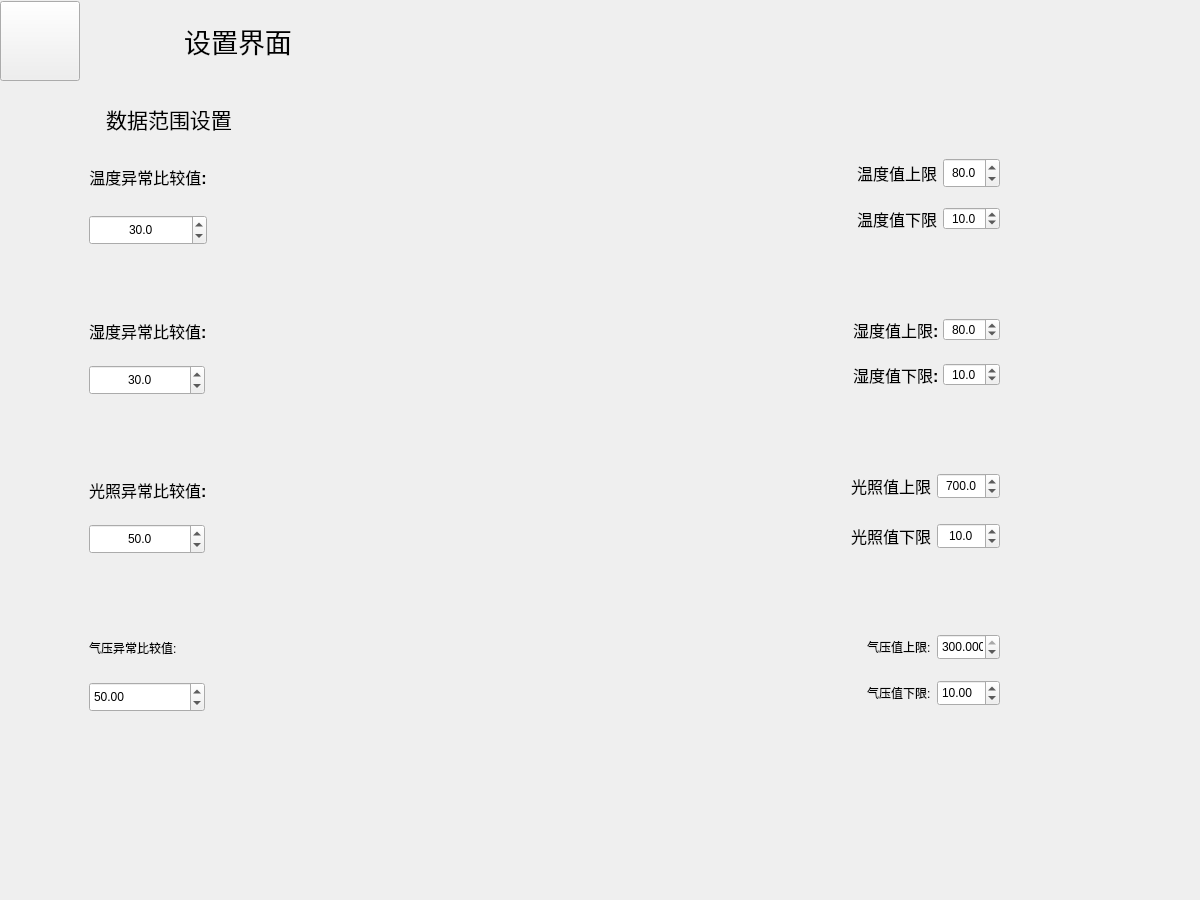
<?xml version="1.0" encoding="UTF-8"?>
<ui version="4.0">
 <class>set</class>
 <widget class="QWidget" name="set">
  <property name="geometry">
   <rect>
    <x>0</x>
    <y>0</y>
    <width>1200</width>
    <height>900</height>
   </rect>
  </property>
  <property name="minimumSize">
   <size>
    <width>1200</width>
    <height>900</height>
   </size>
  </property>
  <property name="maximumSize">
   <size>
    <width>1200</width>
    <height>900</height>
   </size>
  </property>
  <property name="windowTitle">
   <string>Form</string>
  </property>
  <widget class="QWidget" name="layoutWidget">
   <property name="geometry">
    <rect>
     <x>0</x>
     <y>0</y>
     <width>501</width>
     <height>82</height>
    </rect>
   </property>
   <layout class="QHBoxLayout" name="horizontalLayout_11">
    <item>
     <widget class="QPushButton" name="pushButton">
      <property name="minimumSize">
       <size>
        <width>80</width>
        <height>80</height>
       </size>
      </property>
      <property name="maximumSize">
       <size>
        <width>80</width>
        <height>80</height>
       </size>
      </property>
      <property name="styleSheet">
       <string notr="true">border-image: url(:/pic/Return.png);</string>
      </property>
      <property name="text">
       <string/>
      </property>
     </widget>
    </item>
    <item>
     <layout class="QHBoxLayout" name="horizontalLayout_10">
      <item>
       <spacer name="horizontalSpacer_14">
        <property name="orientation">
         <enum>Qt::Horizontal</enum>
        </property>
        <property name="sizeHint" stdset="0">
         <size>
          <width>40</width>
          <height>20</height>
         </size>
        </property>
       </spacer>
      </item>
      <item>
       <widget class="QLabel" name="label_10">
        <property name="text">
         <string>&lt;html&gt;&lt;head/&gt;&lt;body&gt;&lt;p align=&quot;center&quot;&gt;&lt;span style=&quot; font-size:20pt;&quot;&gt;设置界面&lt;/span&gt;&lt;/p&gt;&lt;/body&gt;&lt;/html&gt;</string>
        </property>
        <property name="alignment">
         <set>Qt::AlignCenter</set>
        </property>
       </widget>
      </item>
      <item>
       <spacer name="horizontalSpacer_12">
        <property name="orientation">
         <enum>Qt::Horizontal</enum>
        </property>
        <property name="sizeHint" stdset="0">
         <size>
          <width>40</width>
          <height>20</height>
         </size>
        </property>
       </spacer>
      </item>
      <item>
       <spacer name="horizontalSpacer_13">
        <property name="orientation">
         <enum>Qt::Horizontal</enum>
        </property>
        <property name="sizeHint" stdset="0">
         <size>
          <width>40</width>
          <height>20</height>
         </size>
        </property>
       </spacer>
      </item>
      <item>
       <widget class="QLabel" name="label_time">
        <property name="text">
         <string/>
        </property>
        <property name="alignment">
         <set>Qt::AlignCenter</set>
        </property>
       </widget>
      </item>
     </layout>
    </item>
   </layout>
  </widget>
  <widget class="QWidget" name="widget" native="true">
   <property name="geometry">
    <rect>
     <x>80</x>
     <y>90</y>
     <width>1200</width>
     <height>900</height>
    </rect>
   </property>
   <property name="minimumSize">
    <size>
     <width>1200</width>
     <height>900</height>
    </size>
   </property>
   <property name="maximumSize">
    <size>
     <width>1200</width>
     <height>900</height>
    </size>
   </property>
   <widget class="QLabel" name="label_15">
    <property name="geometry">
     <rect>
      <x>9</x>
      <y>616</y>
      <width>16</width>
      <height>17</height>
     </rect>
    </property>
    <property name="text">
     <string/>
    </property>
   </widget>
   <widget class="QLabel" name="label_19">
    <property name="geometry">
     <rect>
      <x>9</x>
      <y>757</y>
      <width>16</width>
      <height>17</height>
     </rect>
    </property>
    <property name="text">
     <string/>
    </property>
   </widget>
   <widget class="QWidget" name="">
    <property name="geometry">
     <rect>
      <x>9</x>
      <y>9</y>
      <width>911</width>
      <height>621</height>
     </rect>
    </property>
    <layout class="QVBoxLayout" name="verticalLayout_26">
     <item>
      <widget class="QLabel" name="label_11">
       <property name="minimumSize">
        <size>
         <width>160</width>
         <height>40</height>
        </size>
       </property>
       <property name="maximumSize">
        <size>
         <width>160</width>
         <height>40</height>
        </size>
       </property>
       <property name="text">
        <string>&lt;html&gt;&lt;head/&gt;&lt;body&gt;&lt;p align=&quot;center&quot;&gt;&lt;span style=&quot; font-size:16pt;&quot;&gt;数据范围设置&lt;/span&gt;&lt;/p&gt;&lt;/body&gt;&lt;/html&gt;</string>
       </property>
       <property name="alignment">
        <set>Qt::AlignCenter</set>
       </property>
      </widget>
     </item>
     <item>
      <layout class="QVBoxLayout" name="verticalLayout_25">
       <item>
        <layout class="QHBoxLayout" name="horizontalLayout_3">
         <item>
          <layout class="QVBoxLayout" name="verticalLayout_4">
           <item>
            <widget class="QLabel" name="label_12">
             <property name="maximumSize">
              <size>
               <width>160</width>
               <height>80</height>
              </size>
             </property>
             <property name="text">
              <string>&lt;html&gt;&lt;head/&gt;&lt;body&gt;&lt;p align=&quot;center&quot;&gt;&lt;span style=&quot; font-size:12pt;&quot;&gt;温度异常比较值&lt;/span&gt;&lt;span style=&quot; font-size:12pt; font-weight:600;&quot;&gt;:&lt;/span&gt;&lt;/p&gt;&lt;/body&gt;&lt;/html&gt;</string>
             </property>
             <property name="alignment">
              <set>Qt::AlignCenter</set>
             </property>
            </widget>
           </item>
           <item>
            <widget class="QDoubleSpinBox" name="doubleSpinBox_tempCompare">
             <property name="maximumSize">
              <size>
               <width>160</width>
               <height>30</height>
              </size>
             </property>
             <property name="alignment">
              <set>Qt::AlignCenter</set>
             </property>
             <property name="prefix">
              <string/>
             </property>
             <property name="decimals">
              <number>1</number>
             </property>
             <property name="value">
              <double>30.000000000000000</double>
             </property>
            </widget>
           </item>
          </layout>
         </item>
         <item>
          <spacer name="horizontalSpacer_15">
           <property name="orientation">
            <enum>Qt::Horizontal</enum>
           </property>
           <property name="sizeHint" stdset="0">
            <size>
             <width>18</width>
             <height>20</height>
            </size>
           </property>
          </spacer>
         </item>
         <item>
          <widget class="QLabel" name="label_3">
           <property name="minimumSize">
            <size>
             <width>100</width>
             <height>100</height>
            </size>
           </property>
           <property name="maximumSize">
            <size>
             <width>100</width>
             <height>100</height>
            </size>
           </property>
           <property name="styleSheet">
            <string notr="true">border-image: url(:/pic/SetTemp.png);</string>
           </property>
           <property name="text">
            <string/>
           </property>
           <property name="alignment">
            <set>Qt::AlignCenter</set>
           </property>
          </widget>
         </item>
         <item>
          <layout class="QVBoxLayout" name="verticalLayout">
           <item>
            <layout class="QHBoxLayout" name="horizontalLayout">
             <item>
              <widget class="QLabel" name="label">
               <property name="maximumSize">
                <size>
                 <width>80</width>
                 <height>40</height>
                </size>
               </property>
               <property name="text">
                <string>&lt;html&gt;&lt;head/&gt;&lt;body&gt;&lt;p align=&quot;center&quot;&gt;&lt;span style=&quot; font-size:12pt;&quot;&gt;温度值上限&lt;/span&gt;&lt;span style=&quot; font-size:12pt; font-weight:600;&quot;&gt;:&lt;/span&gt;&lt;/p&gt;&lt;/body&gt;&lt;/html&gt;</string>
               </property>
               <property name="alignment">
                <set>Qt::AlignCenter</set>
               </property>
              </widget>
             </item>
             <item>
              <widget class="QDoubleSpinBox" name="doubleSpinBox_tempMax">
               <property name="maximumSize">
                <size>
                 <width>100</width>
                 <height>30</height>
                </size>
               </property>
               <property name="alignment">
                <set>Qt::AlignCenter</set>
               </property>
               <property name="prefix">
                <string/>
               </property>
               <property name="decimals">
                <number>1</number>
               </property>
               <property name="value">
                <double>80.000000000000000</double>
               </property>
              </widget>
             </item>
            </layout>
           </item>
           <item>
            <layout class="QHBoxLayout" name="horizontalLayout_2">
             <item>
              <widget class="QLabel" name="label_2">
               <property name="maximumSize">
                <size>
                 <width>80</width>
                 <height>40</height>
                </size>
               </property>
               <property name="text">
                <string>&lt;html&gt;&lt;head/&gt;&lt;body&gt;&lt;p align=&quot;center&quot;&gt;&lt;span style=&quot; font-size:12pt;&quot;&gt;温度值下限&lt;/span&gt;&lt;span style=&quot; font-size:12pt; font-weight:600;&quot;&gt;:&lt;/span&gt;&lt;/p&gt;&lt;/body&gt;&lt;/html&gt;</string>
               </property>
               <property name="alignment">
                <set>Qt::AlignCenter</set>
               </property>
              </widget>
             </item>
             <item>
              <widget class="QDoubleSpinBox" name="doubleSpinBox_tempMin">
               <property name="alignment">
                <set>Qt::AlignCenter</set>
               </property>
               <property name="prefix">
                <string/>
               </property>
               <property name="decimals">
                <number>1</number>
               </property>
               <property name="value">
                <double>10.000000000000000</double>
               </property>
              </widget>
             </item>
            </layout>
           </item>
          </layout>
         </item>
        </layout>
       </item>
       <item>
        <spacer name="verticalSpacer_2">
         <property name="orientation">
          <enum>Qt::Vertical</enum>
         </property>
         <property name="sizeHint" stdset="0">
          <size>
           <width>20</width>
           <height>40</height>
          </size>
         </property>
        </spacer>
       </item>
       <item>
        <layout class="QHBoxLayout" name="horizontalLayout_4">
         <item>
          <layout class="QVBoxLayout" name="verticalLayout_6">
           <item>
            <widget class="QLabel" name="label_13">
             <property name="minimumSize">
              <size>
               <width>116</width>
               <height>40</height>
              </size>
             </property>
             <property name="maximumSize">
              <size>
               <width>116</width>
               <height>40</height>
              </size>
             </property>
             <property name="text">
              <string>&lt;html&gt;&lt;head/&gt;&lt;body&gt;&lt;p align=&quot;center&quot;&gt;&lt;span style=&quot; font-size:12pt;&quot;&gt;湿度异常比较值&lt;/span&gt;&lt;span style=&quot; font-size:12pt; font-weight:600;&quot;&gt;:&lt;/span&gt;&lt;/p&gt;&lt;/body&gt;&lt;/html&gt;</string>
             </property>
             <property name="alignment">
              <set>Qt::AlignCenter</set>
             </property>
            </widget>
           </item>
           <item>
            <widget class="QDoubleSpinBox" name="doubleSpinBox_humiCompare">
             <property name="maximumSize">
              <size>
               <width>160</width>
               <height>30</height>
              </size>
             </property>
             <property name="alignment">
              <set>Qt::AlignCenter</set>
             </property>
             <property name="prefix">
              <string/>
             </property>
             <property name="decimals">
              <number>1</number>
             </property>
             <property name="value">
              <double>30.000000000000000</double>
             </property>
            </widget>
           </item>
          </layout>
         </item>
         <item>
          <spacer name="horizontalSpacer_16">
           <property name="orientation">
            <enum>Qt::Horizontal</enum>
           </property>
           <property name="sizeHint" stdset="0">
            <size>
             <width>17</width>
             <height>20</height>
            </size>
           </property>
          </spacer>
         </item>
         <item>
          <widget class="QLabel" name="label_4">
           <property name="minimumSize">
            <size>
             <width>100</width>
             <height>100</height>
            </size>
           </property>
           <property name="maximumSize">
            <size>
             <width>100</width>
             <height>100</height>
            </size>
           </property>
           <property name="styleSheet">
            <string notr="true">border-image: url(:/pic/SetHumi.png);</string>
           </property>
           <property name="text">
            <string/>
           </property>
           <property name="alignment">
            <set>Qt::AlignCenter</set>
           </property>
          </widget>
         </item>
         <item>
          <layout class="QVBoxLayout" name="verticalLayout_2">
           <item>
            <layout class="QHBoxLayout" name="horizontalLayout_5">
             <item>
              <widget class="QLabel" name="label_5">
               <property name="maximumSize">
                <size>
                 <width>84</width>
                 <height>40</height>
                </size>
               </property>
               <property name="text">
                <string>&lt;html&gt;&lt;head/&gt;&lt;body&gt;&lt;p align=&quot;center&quot;&gt;&lt;span style=&quot; font-size:12pt;&quot;&gt;湿度值上限&lt;/span&gt;&lt;span style=&quot; font-size:12pt; font-weight:600;&quot;&gt;:&lt;/span&gt;&lt;/p&gt;&lt;/body&gt;&lt;/html&gt;</string>
               </property>
               <property name="alignment">
                <set>Qt::AlignCenter</set>
               </property>
              </widget>
             </item>
             <item>
              <widget class="QDoubleSpinBox" name="doubleSpinBox_humiMax">
               <property name="alignment">
                <set>Qt::AlignCenter</set>
               </property>
               <property name="prefix">
                <string/>
               </property>
               <property name="decimals">
                <number>1</number>
               </property>
               <property name="value">
                <double>80.000000000000000</double>
               </property>
              </widget>
             </item>
            </layout>
           </item>
           <item>
            <layout class="QHBoxLayout" name="horizontalLayout_6">
             <item>
              <widget class="QLabel" name="label_6">
               <property name="maximumSize">
                <size>
                 <width>84</width>
                 <height>40</height>
                </size>
               </property>
               <property name="text">
                <string>&lt;html&gt;&lt;head/&gt;&lt;body&gt;&lt;p align=&quot;center&quot;&gt;&lt;span style=&quot; font-size:12pt;&quot;&gt;湿度值下限&lt;/span&gt;&lt;span style=&quot; font-size:12pt; font-weight:600;&quot;&gt;:&lt;/span&gt;&lt;/p&gt;&lt;/body&gt;&lt;/html&gt;</string>
               </property>
               <property name="alignment">
                <set>Qt::AlignCenter</set>
               </property>
              </widget>
             </item>
             <item>
              <widget class="QDoubleSpinBox" name="doubleSpinBox_humiMin">
               <property name="alignment">
                <set>Qt::AlignCenter</set>
               </property>
               <property name="prefix">
                <string/>
               </property>
               <property name="decimals">
                <number>1</number>
               </property>
               <property name="value">
                <double>10.000000000000000</double>
               </property>
              </widget>
             </item>
            </layout>
           </item>
          </layout>
         </item>
        </layout>
       </item>
       <item>
        <spacer name="verticalSpacer">
         <property name="orientation">
          <enum>Qt::Vertical</enum>
         </property>
         <property name="sizeHint" stdset="0">
          <size>
           <width>20</width>
           <height>40</height>
          </size>
         </property>
        </spacer>
       </item>
       <item>
        <layout class="QHBoxLayout" name="horizontalLayout_7">
         <item>
          <layout class="QVBoxLayout" name="verticalLayout_7">
           <item>
            <widget class="QLabel" name="label_14">
             <property name="maximumSize">
              <size>
               <width>116</width>
               <height>40</height>
              </size>
             </property>
             <property name="text">
              <string>&lt;html&gt;&lt;head/&gt;&lt;body&gt;&lt;p align=&quot;center&quot;&gt;&lt;span style=&quot; font-size:12pt;&quot;&gt;光照异常比较值&lt;/span&gt;&lt;span style=&quot; font-size:12pt; font-weight:600;&quot;&gt;:&lt;/span&gt;&lt;/p&gt;&lt;/body&gt;&lt;/html&gt;</string>
             </property>
             <property name="alignment">
              <set>Qt::AlignCenter</set>
             </property>
            </widget>
           </item>
           <item>
            <widget class="QDoubleSpinBox" name="doubleSpinBox_lightCompare">
             <property name="minimumSize">
              <size>
               <width>116</width>
               <height>30</height>
              </size>
             </property>
             <property name="maximumSize">
              <size>
               <width>116</width>
               <height>30</height>
              </size>
             </property>
             <property name="alignment">
              <set>Qt::AlignCenter</set>
             </property>
             <property name="prefix">
              <string/>
             </property>
             <property name="decimals">
              <number>1</number>
             </property>
             <property name="maximum">
              <double>1000.000000000000000</double>
             </property>
             <property name="value">
              <double>50.000000000000000</double>
             </property>
            </widget>
           </item>
          </layout>
         </item>
         <item>
          <spacer name="horizontalSpacer">
           <property name="orientation">
            <enum>Qt::Horizontal</enum>
           </property>
           <property name="sizeHint" stdset="0">
            <size>
             <width>40</width>
             <height>20</height>
            </size>
           </property>
          </spacer>
         </item>
         <item>
          <widget class="QLabel" name="label_7">
           <property name="minimumSize">
            <size>
             <width>100</width>
             <height>100</height>
            </size>
           </property>
           <property name="maximumSize">
            <size>
             <width>100</width>
             <height>100</height>
            </size>
           </property>
           <property name="styleSheet">
            <string notr="true">border-image: url(:/pic/SetLight.png);</string>
           </property>
           <property name="text">
            <string/>
           </property>
           <property name="alignment">
            <set>Qt::AlignCenter</set>
           </property>
          </widget>
         </item>
         <item>
          <layout class="QVBoxLayout" name="verticalLayout_3">
           <item>
            <layout class="QHBoxLayout" name="horizontalLayout_8">
             <item>
              <widget class="QLabel" name="label_8">
               <property name="minimumSize">
                <size>
                 <width>80</width>
                 <height>40</height>
                </size>
               </property>
               <property name="maximumSize">
                <size>
                 <width>80</width>
                 <height>40</height>
                </size>
               </property>
               <property name="text">
                <string>&lt;html&gt;&lt;head/&gt;&lt;body&gt;&lt;p align=&quot;center&quot;&gt;&lt;span style=&quot; font-size:12pt;&quot;&gt;光照值上限&lt;/span&gt;&lt;span style=&quot; font-size:12pt; font-weight:600;&quot;&gt;:&lt;/span&gt;&lt;/p&gt;&lt;/body&gt;&lt;/html&gt;</string>
               </property>
               <property name="alignment">
                <set>Qt::AlignCenter</set>
               </property>
              </widget>
             </item>
             <item>
              <widget class="QDoubleSpinBox" name="doubleSpinBox_lightMax">
               <property name="minimumSize">
                <size>
                 <width>63</width>
                 <height>26</height>
                </size>
               </property>
               <property name="maximumSize">
                <size>
                 <width>63</width>
                 <height>26</height>
                </size>
               </property>
               <property name="alignment">
                <set>Qt::AlignCenter</set>
               </property>
               <property name="prefix">
                <string/>
               </property>
               <property name="decimals">
                <number>1</number>
               </property>
               <property name="maximum">
                <double>1000.000000000000000</double>
               </property>
               <property name="value">
                <double>700.000000000000000</double>
               </property>
              </widget>
             </item>
            </layout>
           </item>
           <item>
            <layout class="QHBoxLayout" name="horizontalLayout_9">
             <item>
              <widget class="QLabel" name="label_9">
               <property name="sizePolicy">
                <sizepolicy hsizetype="Preferred" vsizetype="Preferred">
                 <horstretch>0</horstretch>
                 <verstretch>0</verstretch>
                </sizepolicy>
               </property>
               <property name="minimumSize">
                <size>
                 <width>80</width>
                 <height>40</height>
                </size>
               </property>
               <property name="maximumSize">
                <size>
                 <width>80</width>
                 <height>40</height>
                </size>
               </property>
               <property name="text">
                <string>&lt;html&gt;&lt;head/&gt;&lt;body&gt;&lt;p align=&quot;center&quot;&gt;&lt;span style=&quot; font-size:12pt;&quot;&gt;光照值下限&lt;/span&gt;&lt;span style=&quot; font-size:12pt; font-weight:600;&quot;&gt;:&lt;/span&gt;&lt;/p&gt;&lt;/body&gt;&lt;/html&gt;</string>
               </property>
               <property name="alignment">
                <set>Qt::AlignCenter</set>
               </property>
              </widget>
             </item>
             <item>
              <widget class="QDoubleSpinBox" name="doubleSpinBox_lightMin">
               <property name="minimumSize">
                <size>
                 <width>63</width>
                 <height>26</height>
                </size>
               </property>
               <property name="maximumSize">
                <size>
                 <width>63</width>
                 <height>26</height>
                </size>
               </property>
               <property name="alignment">
                <set>Qt::AlignCenter</set>
               </property>
               <property name="prefix">
                <string/>
               </property>
               <property name="decimals">
                <number>1</number>
               </property>
               <property name="maximum">
                <double>1000.000000000000000</double>
               </property>
               <property name="value">
                <double>10.000000000000000</double>
               </property>
              </widget>
             </item>
            </layout>
           </item>
          </layout>
         </item>
        </layout>
       </item>
       <item>
        <spacer name="verticalSpacer_3">
         <property name="orientation">
          <enum>Qt::Vertical</enum>
         </property>
         <property name="sizeHint" stdset="0">
          <size>
           <width>20</width>
           <height>40</height>
          </size>
         </property>
        </spacer>
       </item>
       <item>
        <layout class="QHBoxLayout" name="horizontalLayout_39">
         <item>
          <layout class="QVBoxLayout" name="verticalLayout_5">
           <item>
            <widget class="QLabel" name="label_17">
             <property name="minimumSize">
              <size>
               <width>0</width>
               <height>0</height>
              </size>
             </property>
             <property name="maximumSize">
              <size>
               <width>116</width>
               <height>40</height>
              </size>
             </property>
             <property name="text">
              <string>气压异常比较值:</string>
             </property>
            </widget>
           </item>
           <item>
            <widget class="QDoubleSpinBox" name="doubleSpinBox_powderCompare">
             <property name="minimumSize">
              <size>
               <width>116</width>
               <height>24</height>
              </size>
             </property>
             <property name="maximumSize">
              <size>
               <width>116</width>
               <height>30</height>
              </size>
             </property>
             <property name="value">
              <double>50.000000000000000</double>
             </property>
            </widget>
           </item>
          </layout>
         </item>
         <item>
          <spacer name="horizontalSpacer_2">
           <property name="orientation">
            <enum>Qt::Horizontal</enum>
           </property>
           <property name="sizeHint" stdset="0">
            <size>
             <width>13</width>
             <height>17</height>
            </size>
           </property>
          </spacer>
         </item>
         <item>
          <widget class="QLabel" name="label_22">
           <property name="minimumSize">
            <size>
             <width>100</width>
             <height>100</height>
            </size>
           </property>
           <property name="maximumSize">
            <size>
             <width>100</width>
             <height>100</height>
            </size>
           </property>
           <property name="styleSheet">
            <string notr="true">background-image: url(:/pic/SetPowder.png);</string>
           </property>
           <property name="text">
            <string/>
           </property>
          </widget>
         </item>
         <item>
          <layout class="QVBoxLayout" name="verticalLayout_9">
           <item>
            <layout class="QHBoxLayout" name="horizontalLayout_12">
             <item>
              <widget class="QLabel" name="label_21">
               <property name="maximumSize">
                <size>
                 <width>80</width>
                 <height>40</height>
                </size>
               </property>
               <property name="text">
                <string>气压值上限:</string>
               </property>
              </widget>
             </item>
             <item>
              <widget class="QDoubleSpinBox" name="doubleSpinBox_powderMax">
               <property name="minimumSize">
                <size>
                 <width>63</width>
                 <height>26</height>
                </size>
               </property>
               <property name="maximumSize">
                <size>
                 <width>63</width>
                 <height>26</height>
                </size>
               </property>
               <property name="decimals">
                <number>3</number>
               </property>
               <property name="maximum">
                <double>300.000000000000000</double>
               </property>
               <property name="value">
                <double>300.000000000000000</double>
               </property>
              </widget>
             </item>
            </layout>
           </item>
           <item>
            <layout class="QHBoxLayout" name="horizontalLayout_17">
             <item>
              <widget class="QLabel" name="label_20">
               <property name="maximumSize">
                <size>
                 <width>80</width>
                 <height>40</height>
                </size>
               </property>
               <property name="text">
                <string>气压值下限:</string>
               </property>
              </widget>
             </item>
             <item>
              <widget class="QDoubleSpinBox" name="doubleSpinBox_powderMin">
               <property name="maximumSize">
                <size>
                 <width>63</width>
                 <height>26</height>
                </size>
               </property>
               <property name="value">
                <double>10.000000000000000</double>
               </property>
              </widget>
             </item>
            </layout>
           </item>
          </layout>
         </item>
        </layout>
       </item>
      </layout>
     </item>
    </layout>
   </widget>
  </widget>
 </widget>
 <resources/>
 <connections/>
</ui>
